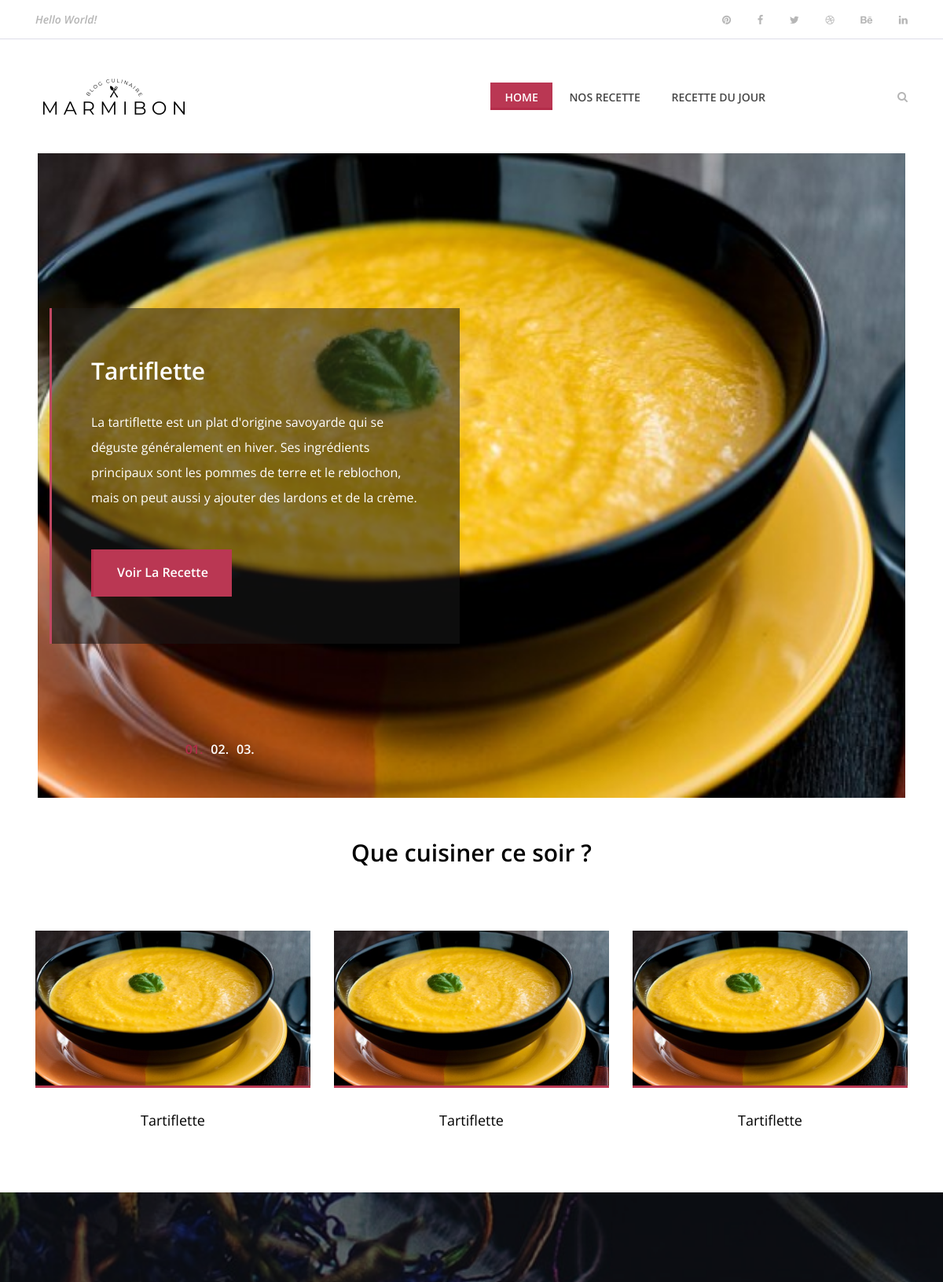
Before: / (upper part) with the older database file.
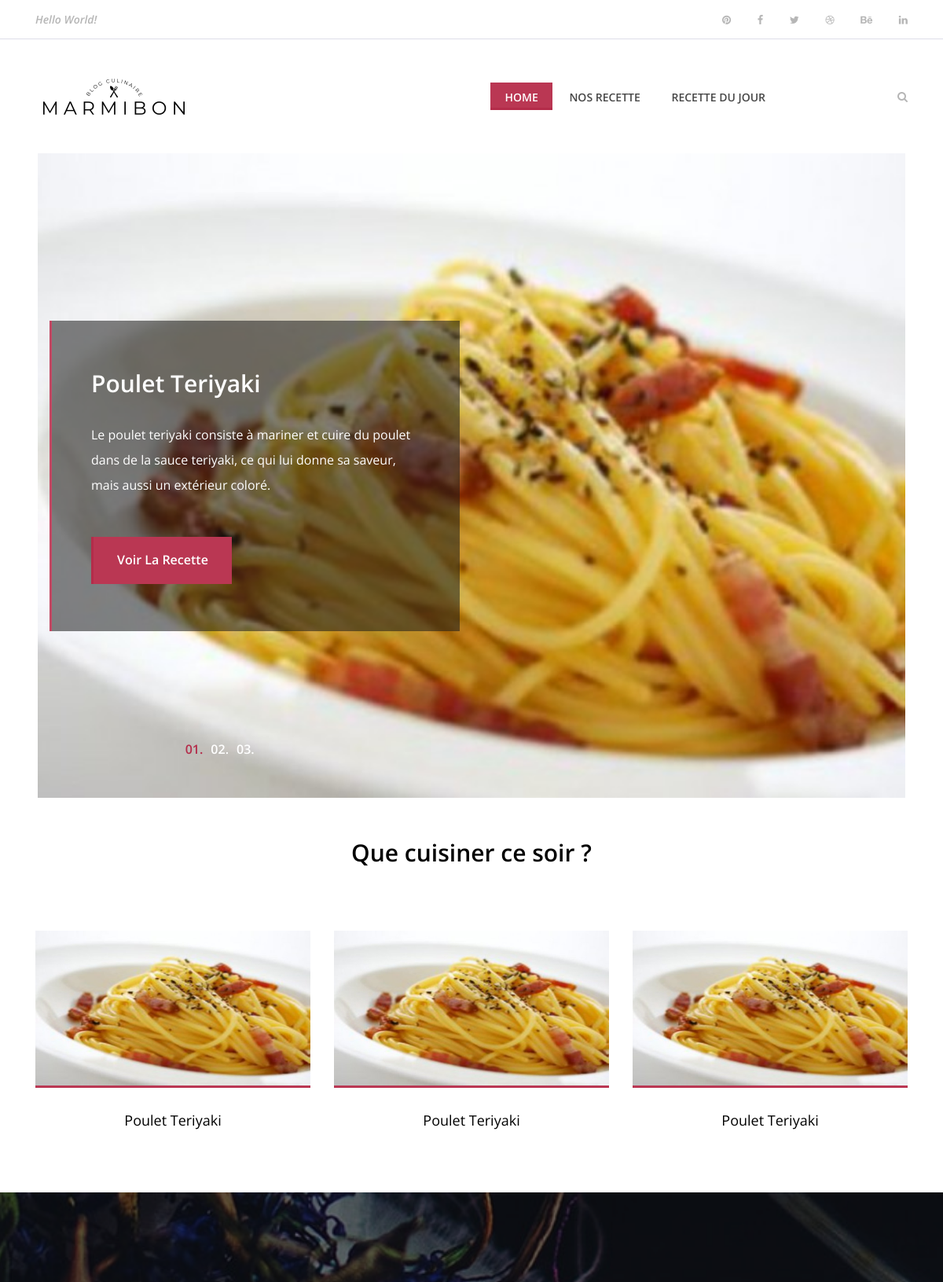
After: the same page with the newer database file.
### tables this page shows
CREATE TABLE IF NOT EXISTS `recette` (
  `Id_recette` bigint(255) NOT NULL AUTO_INCREMENT,
  `Name_recette` varchar(255) DEFAULT NULL,
  `img_recette` varchar(255) NOT NULL,
  `time_recette` varchar(255) DEFAULT NULL,
  `number_recette` bigint(255) DEFAULT NULL,
  `level_recette` varchar(255) DEFAULT NULL,
  `cost_recette` varchar(255) DEFAULT NULL,
  `description_recette` text NOT NULL,
  `Id_Ingredient` bigint(255) NOT NULL,
  `likes` int(255) NOT NULL,
  `dislikes` int(255) NOT NULL,
  PRIMARY KEY (`Id_recette`)
);

### controllers/controller.php (called while the page is built, shortened)
<?php
require('models/model.php');
function homeView(){
    $RandRecipe = new Recette();
    $RandRecipe = $RandRecipe->daysRecipe();
    $RandRecipe2 = new Recette();
    $RandRecipe2 = $RandRecipe2->daysRecipe2();
    $RandRecipe3 = new Recette();
    $RandRecipe3 = $RandRecipe3->daysRecipe3();
    require('views/home.php');
}

### public/connect.php (called while the page is built)
<?php
class Databases
{
    public function connect()
    {
        try
        {
            $db = new PDO('mysql:host=localhost;dbname=marmibon;port=3308;charset=utf8', 'root', '');
            return $db;
        }
        catch(Exception $e)
        {
            die('Erreur : '.$e->getMessage());
        }
    }
}

### models/model.php (called while the page is built, shortened)
<?php
require_once('public/connect.php');
class Recette extends Databases{
     public function daysRecipe(){
        $recette = $this->connect()->prepare('SELECT * FROM recette ORDER BY RAND()
        LIMIT 6');
        $recette->execute();
        $result = $recette->fetch(PDO::FETCH_ASSOC);
        return $result;
     }
     public function daysRecipe2(){
        $recette = $this->connect()->prepare('SELECT * FROM recette ORDER BY RAND()
        LIMIT 6');
        $recette->execute();
        $result = $recette->fetch(PDO::FETCH_ASSOC);
        return $result;
     }
     public function daysRecipe3(){
        $recette = $this->connect()->prepare('SELECT * FROM recette ORDER BY RAND()
        LIMIT 6');
        $recette->execute();
        $result = $recette->fetch(PDO::FETCH_ASSOC);
        return $result;
     }
}

### views/home.php (the view, shortened to what this page needs)
 <section class="hero-area">
        <div class="hero-slides owl-carousel">
            <div class="single-hero-slide bg-img" style="background-image:url(<?=$RandRecipe['img_recette'] ?>)">
                <div class="container h-100">
                    <div class="row h-100 align-items-center">
                        <div class="col-12 col-md-9 col-lg-7 col-xl-6">
                            <div class="hero-slides-content" data-animation="fadeInUp" data-delay="100ms">
                                <h2 data-animation="fadeInUp" data-delay="300ms"><?=$RandRecipe['Name_recette'] ?></h2>
                                <p data-animation="fadeInUp" data-delay="700ms"><?=$RandRecipe['description_recette'] ?></p>
                                <a href="<?='?recipeID='.$RandRecipe['Id_recette'] ?>" class="btn delicious-btn" data-animation="fadeInUp" data-delay="1000ms">Voir la recette</a>
                            </div>
                        </div>
                    </div>
                </div>
            </div>
        </div>
    </section>
    <section class="best-receipe-area" style="margin-top:50px;">
        <div class="container">
            <div class="row">
                <div class="col-12">
                    <div class="section-heading">
                        <h3>Que cuisiner ce soir ?</h3>
                    </div>
                </div>
            </div>
            <div class="row">
                <div class="col-12 col-sm-6 col-lg-4">
                    <div class="single-best-receipe-area mb-30">
                        <img src="<?=$RandRecipe['img_recette'] ?>" alt="">
                        <div class="receipe-content">
                            <a href="<?='?recipeID='.$RandRecipe['Id_recette'] ?>">
                                <h5><?=$RandRecipe['Name_recette'] ?></h5>
                            </a>
                        </div>
                    </div>
                </div>
                <div class="col-12 col-sm-6 col-lg-4">
                    <div class="single-best-receipe-area mb-30">
                        <img src="<?=$RandRecipe2['img_recette'] ?>" alt="">
                        <div class="receipe-content">
                            <a href="<?='?recipeID='.$RandRecipe2['Id_recette'] ?>">
                                <h5><?=$RandRecipe2['Name_recette'] ?></h5>
                            </a>
                        </div>
                    </div>
                </div>
                <div class="col-12 col-sm-6 col-lg-4">
                    <div class="single-best-receipe-area mb-30">
                        <img src="<?=$RandRecipe3['img_recette'] ?>" alt="">
                        <div class="receipe-content">
                            <a href="<?='?recipeID='.$RandRecipe3['Id_recette'] ?>">
                                <h5><?=$RandRecipe3['Name_recette'] ?></h5>
                            </a>
                        </div>
                    </div>
                </div>
            </div>
        </div>
</section>
    <section class="cta-area bg-img bg-overlay" style="background-image: url(public/img/bg-img/bg4.jpg);">
        <div class="container h-100">
            <div class="row h-100 align-items-center">
            </div>
        </div>
    </section>
<?php require('templates/template.php'); ?>

Changed rows visible on the page:
changed recette: img_recette: a different picture; Name_recette "Tartiflette" → "Poulet Teriyaki"; description_recette "La tartiflette est un plat d'origine savoyarde qui se déguste généralement en hiver. Ses ingrédients principaux sont les pommes de terre et le reblochon, mais on peut aussi y ajouter des lardons et de la crème." → "Le poulet teriyaki consiste à mariner et cuire du poulet dans de la sauce teriyaki, ce qui lui donne sa saveur, mais aussi un extérieur coloré."
